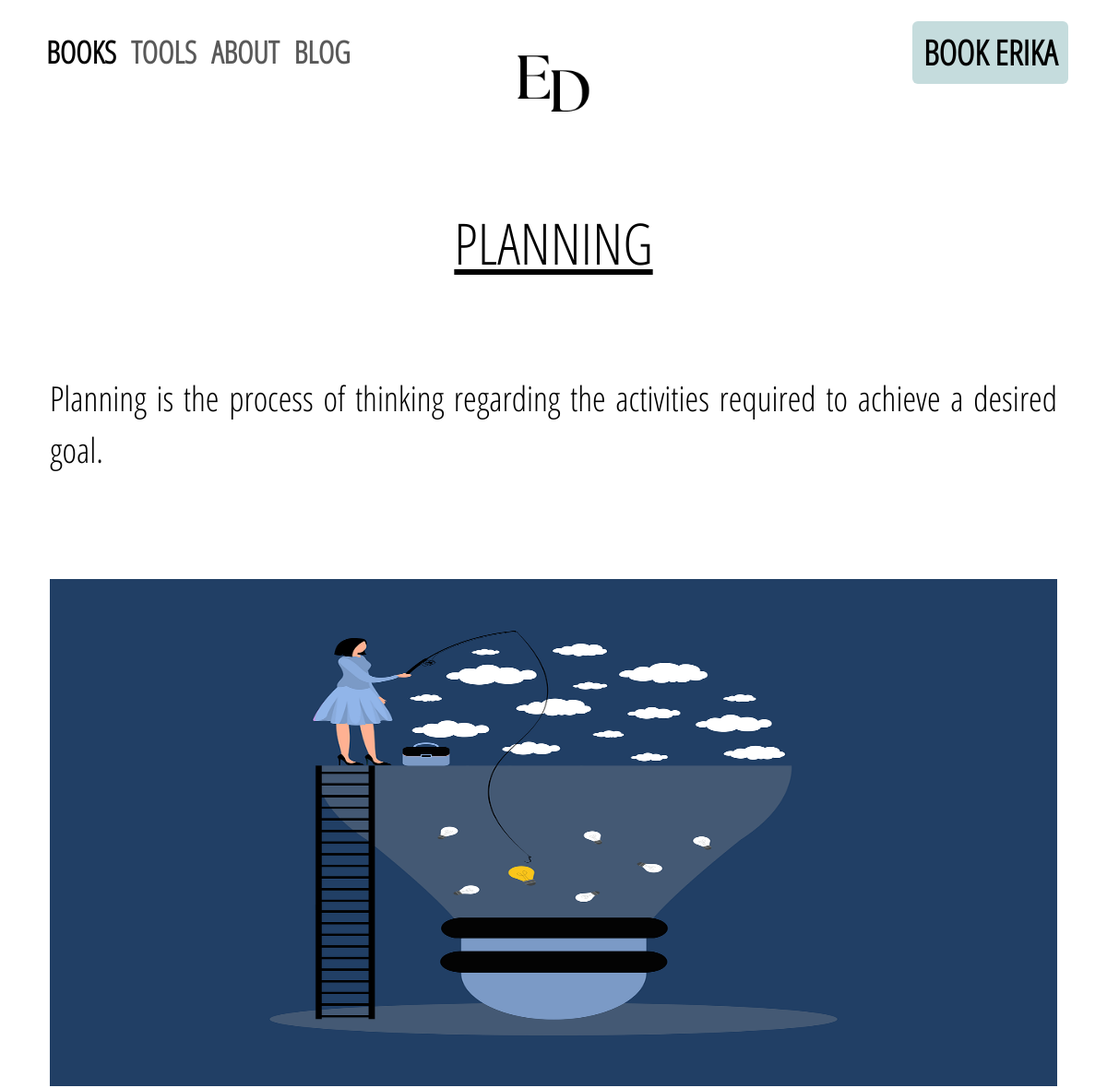
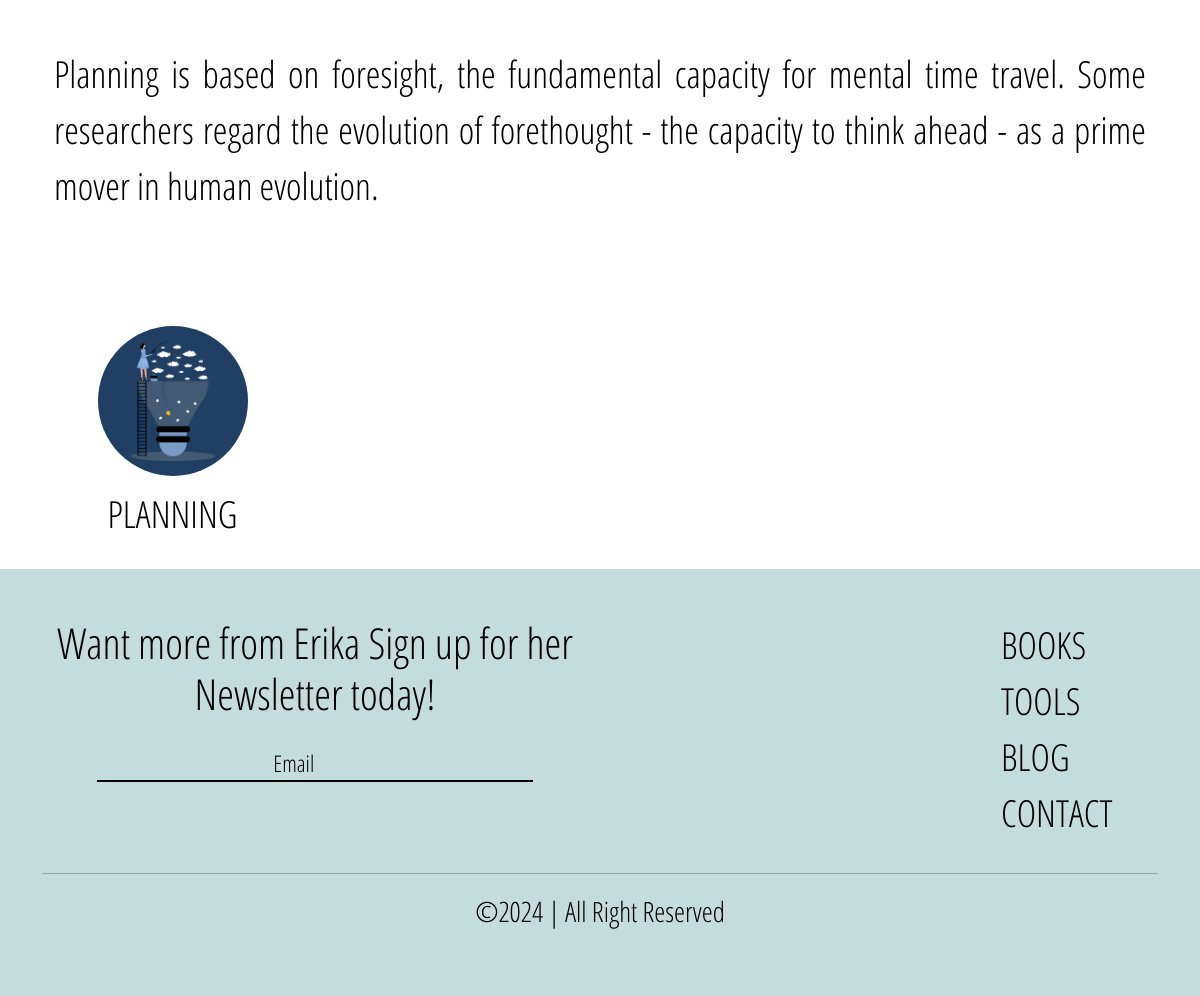
The app's page /blog/?page=2, older data (2 pictures, top to bottom).
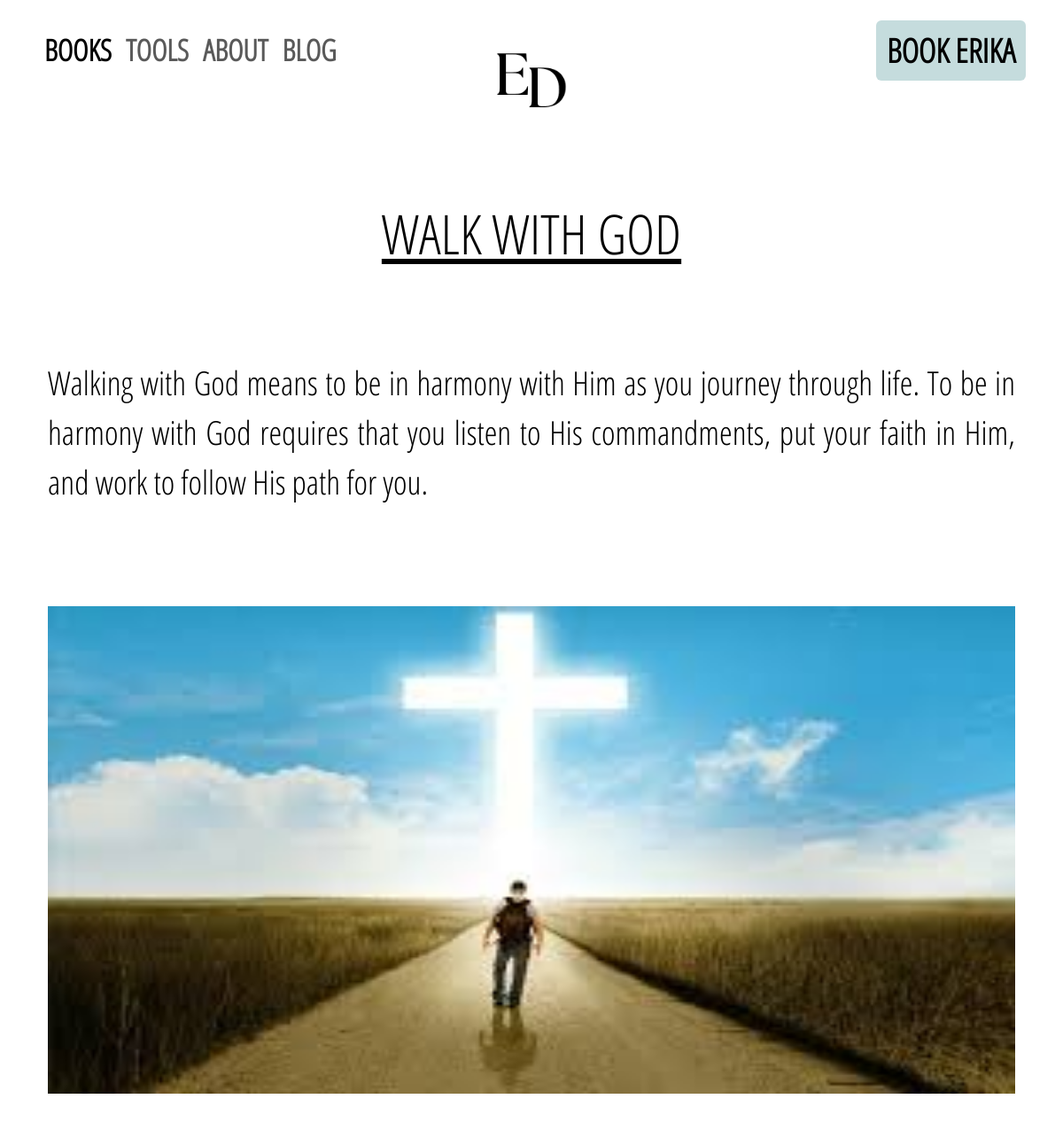
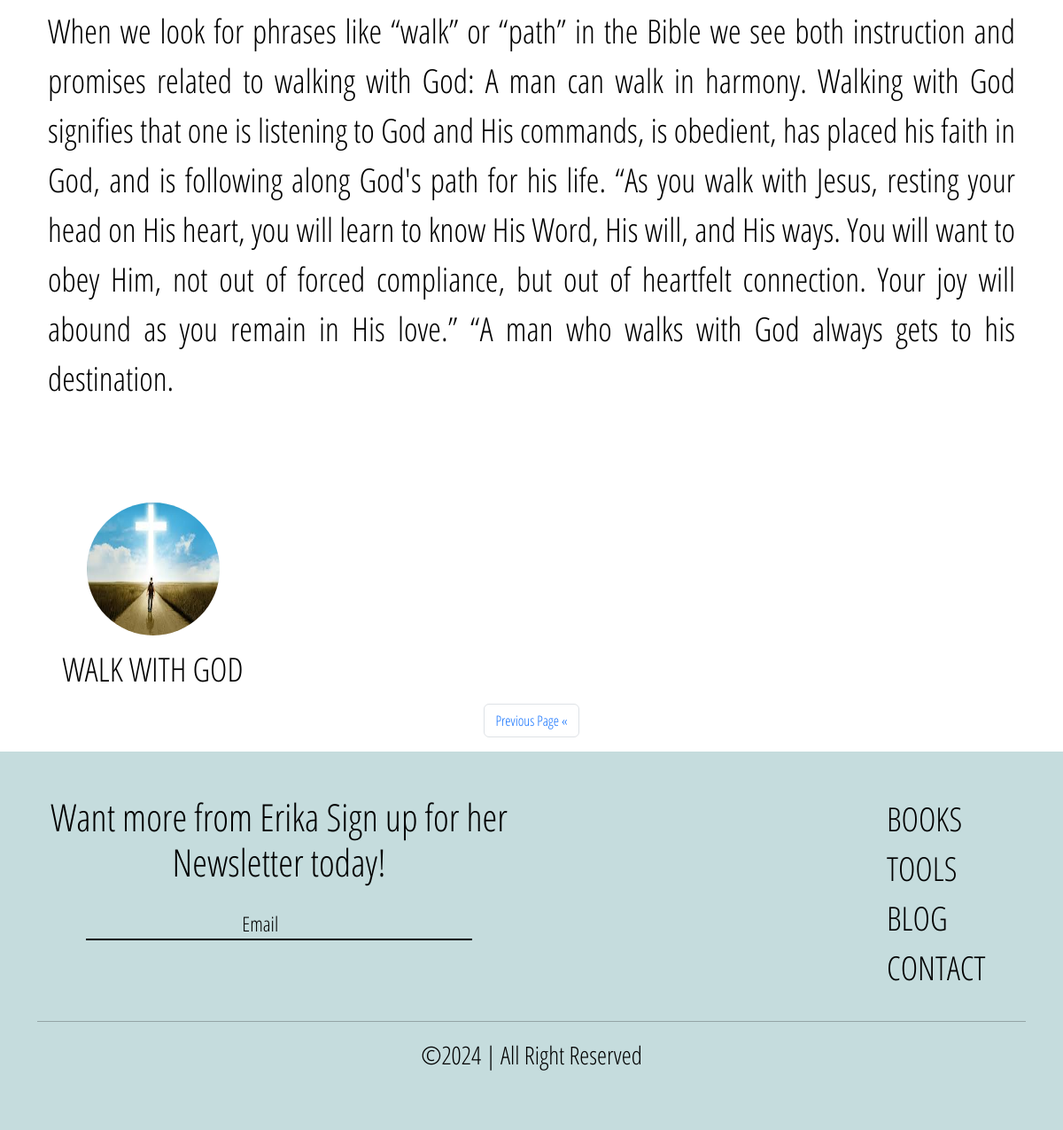
The same page, newer data (2 pictures, top to bottom).
### ErikaApp/models.py (models this page shows, shortened)
class Blog(models.Model):
    blog_title = models.CharField(max_length=100)
    blog_intro = models.TextField()
    blog_body =models.TextField()
    image = models.ImageField(upload_to="Blog_media")

### ErikaApp/views.py (the view)
# urls.py: 2. Add a URL to urlpatterns:  path('blog/', include('blog.urls'))
def blog(request):
    blogs = Blog.objects.all()
    paginator = Paginator(blogs, 4)
    page_number = request.GET.get('page')
    pg_blogs = paginator.get_page(page_number)
    blog_content  = Blog.objects.all()
    get_blog_content = Paginator(blog_content,4)
    page_number =request.GET.get('page')
    obj_blog = get_blog_content.get_page(page_number)
    context = {
        'blogs': blogs,
        'pg_blogs': pg_blogs,
        'blog_content':obj_blog
    }
    return render(request, 'main/blog.html',context)

### ErikaApp/templates/main/blog.html (shortened to what this page needs)
{% extends 'main/base.html' %}
{% load static %}
{% block link %}
<link rel="stylesheet" href="{% static 'css/blog.css' %}">
{% endblock link %}
{% block content %}
<div class="blog-body">
  <div class="container-fluid">
    <div class="container text-center">
        <div class="wrapper">
            <div class='container py-5 ' >
               {% for i in pg_blogs reversed %}
                <div class="blog-body py-5">
                    <h1 class ='blog-tts title-font' > {{i.blog_title | upper }} </h1>
                    <div class="paragraph">
                       <div class="intro py-5">
                        <p class="blog-introduction blog-blog py-5" > {{i.blog_intro}} </p>
                       </div>
                        <div class="img-content-blog mb-5">
                            <img class="content-img" src="{{i.image.url}}" alt="">
                        </div>
                        <div class="blog-body-text blog-blog">
                            <p> {{i.blog_body}} <p id="reload"></p></p>
                        </div>
                    </div>
                </div>
                {% endfor %}
            </div>
        </div>
    </div>
</div>
<div class="container position-relative">
    <div class="wrapper position-relative bottom-0 start-50 translate-middle-x">
        <div class="row row-cols-2 row-cols-sm-3 row-cols-md-4">
            {% for i in blog_content reversed %}
            <div class="col blog">
                <a href="{% url 'showblog' i.id %}" class="blog-link" style="text-decoration: none;"  >
                    <div class="text-center mb-2">
                        <img class="img-blog" src="{{i.image.url}}" alt="..">
                    </div>
                    <div class="text-center py-2">
                        <h5 style="font-size: 28pt;" > {{i.blog_title | upper}} </h5>
                    </div>
                </a>
            </div>
            {% endfor %}
        </div>
        <nav aria-label="Page navigation example">
            <ul class="pagination justify-content-center">
              {% if blog_content.has_previous %}
              <li class="page-item">
                <a class="page-link" href="?page={{blog_content.previous_page_number}} #reload" >Previous Page &laquo;</a>
              </li>
              {% endif %}
            </ul>
          </nav>
    </div>
</div>
</div>
{% endblock content %}

Row changes from the older to the newer data that the page shows:
no longer on this page (row unchanged): Blog: blog_title "PLANNING", blog_intro "Planning is the process of thinking regarding the activities required to achieve a desired goal.", image (picture), blog_body "Planning is based on foresight, the fundamental capacity for mental time travel. Some researchers regard the evolution of forethought - the capacity to think ahead - as a prime mover in human evolution."
added Blog: blog_title "WALK WITH GOD", blog_intro "Walking with God means to be in harmony with Him as you journey through life. To be in harmony with God requires that you listen to His commandments, put your faith in Him, and work to follow His path for you.", image (picture), blog_body "When we look for phrases like “walk” or “path” in the Bible we see both instruction and promises related to walking with God: A man can walk in harmony. Walking with God signifies that one is listening to God and His commands, is obedient, has placed his faith in God, and is following along God's path for his life. “As you walk with Jesus, resting your head on His heart, you will learn to know His Word, His will, and His ways. You will want to obey Him, not out of forced compliance, but out of heartfelt connection. Your joy will abound as you remain in His love.” “A man who walks with God always gets to his destination."
Text that changed along with them:
text now shown: "Previous Page «"
